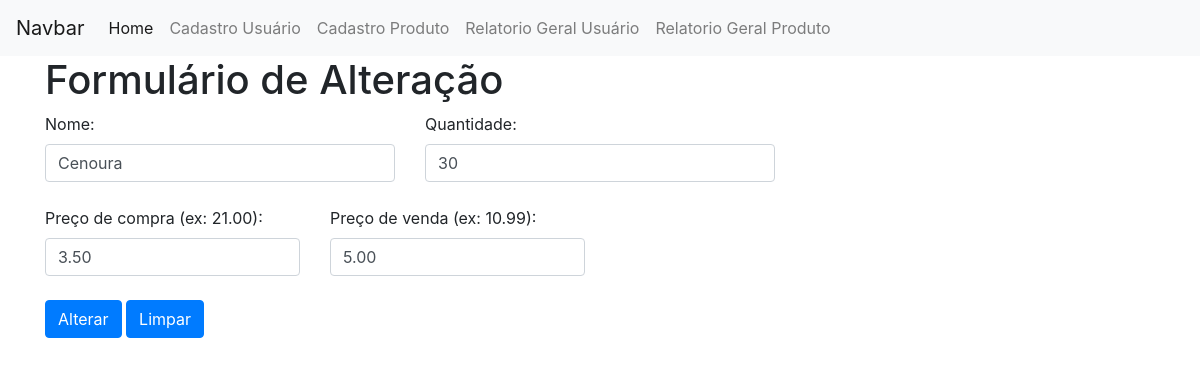
Page /view/alterarProduto.php?id=2 on the earlier database version.
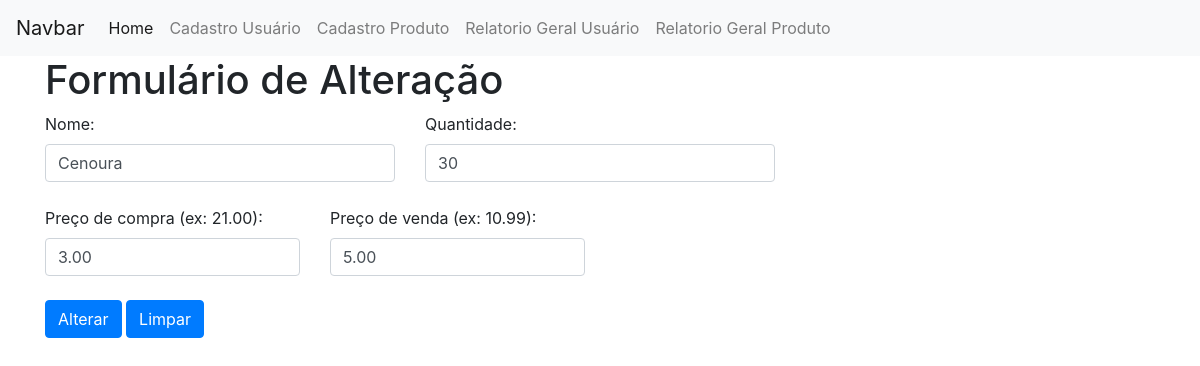
Same page on the later database version.
### tables this page shows
CREATE TABLE `produto` (
  `id` int(11) NOT NULL,
  `nomeProduto` varchar(150) NOT NULL,
  `qtd` int(11) NOT NULL,
  `precoCompra` decimal(10,2) NOT NULL,
  `precoVenda` decimal(10,2) NOT NULL,
  `dataCadastro` datetime NOT NULL,
  `dataAlteracao` timestamp NOT NULL DEFAULT current_timestamp() ON UPDATE current_timestamp(),
  `ativo` tinyint(4) NOT NULL
);

### model/Produto.php (called while the page is built, shortened)
<?php
class Produto
{
  private $conexao;
  function __construct()
  {
    include("Conexao.php");
    $conectar = new Conectar();
    $this->conexao = $conectar->conectar();
  }
  public function getConexao() {
    return $this->conexao;
  }
  public function relatorioUnico($id) {
    if ($this->getConexao()) {
      $query = "SELECT * FROM produto where id = " . $id;
      $busca = $this->conexao->query($query);
      $retornoBanco = array();
      while ($linha = $busca->fetch_assoc()) {
        $retornoBanco[] = $linha;
      }
      return $retornoBanco;
    } else {
      echo "Erro";
    }
  }
}

### model/Conexao.php (called while the page is built)
<?php
class Conectar
{
  private $host, $usuario, $senha, $database;
  private $conectar;
  function __construct(){
    $this->host = "localhost";
    $this->usuario = "root";
    $this->senha = "";
    $this->database = "unifamma";
  }
  public function conectar(){
    $this->conectar = new Mysqli($this->host,
                          $this->usuario,
                          $this->senha,
                          $this->database);
    return $this->getConectar();
  }
  public function getConectar(){
    return $this->conectar;
  }
}

### controller/relatorioProduto.php (called while the page is built)
<?php
  include ("../model/Produto.php");
  $objRelatorio = new Produto();
  if ($tipo=="produto"){
    $retorno = $objRelatorio->relatorioSimples();
    return $retorno;
  }elseif ($tipo=="unico") {
    $retorno = $objRelatorio->relatorioUnico($id);
    return $retorno;
  }
?>

### view/alterarProduto.php (the view, shortened to what the changed rows need)
<!DOCTYPE html>
<html lang="pt-br" dir="ltr">
  <head>
    <link rel="stylesheet" href="../bootstrap-4.1.3-dist/css/bootstrap.min.css">
  </head>
  <body>
    <div class="container">
      <h1>Formulário de Alteração</h1>
      <div class="row">
        <div class="col">
          <?php
          if ( !isset( $_GET ) || empty( $_GET ) ) {
          }else{
            if(empty($_GET["id"])){
              if ($_GET["mensagem"]){
                $mensagem = $_GET["mensagem"];
                if($mensagem=="sucesso"){
                  ?>
                  <div class="alert alert-success" role="alert">
                    Produto Alterado com sucesso!!!
                </div>
                <?php
                }elseif($mensagem=="erro") {
                ?>
                <div class="alert alert-danger" role="alert">
                  Ocorreu um erro ao alterar o Produto!!!
                </div>
                <?php
                }
              }
            }elseif(!empty($_GET["id"])){
            $id = $_GET["id"];
            $tipo = "unico";
            include("../controller/relatorioProduto.php");
            foreach ($retorno as $value){
              ?>
              <form action="../controller/alterarProdutos.php" method="post">
                <div class="row">
                  <div class="col-4">
                    <label for="nomeProduto">Nome:</label>
                    <input type="text" id="nomeProduto" name="nomeProduto" value='<?=$value["nomeProduto"];?>' class="form-control" placeholder="Nome do produto">
                  </div>
                  <div class="col-4">
                    <label for="qtd">Quantidade:</label>
                    <input type="number" id="qtd" name="qtd" value=<?=$value["qtd"];?> class="form-control" placeholder="Quantidade">
                  </div>
                </div>
                <div class="row">
                  <div class="col">
                  </div>
                </div>
                <div class="row">
                  <div class="col-3">
                    <label for="precoCompra">Preço de compra (ex: 21.00):</label>
                    <input type="floatval" id="precoCompra" name="precoCompra" value=<?=$value["precoCompra"];?> class="form-control" placeholder="Preço de compra">
                  </div>
                  <div class="col-3">
                    <label for="precoVenda">Preço de venda (ex: 10.99):</label>
                    <input type="floatval" id="precoVenda" name="precoVenda" value=<?=$value["precoVenda"];?> class="form-control" placeholder="Preço de venda">
                  </div>
                </div>
                <div class="row">
                  <div class="col">
                  </div>
                </div>
                <div class="row">
                  <div class="col-12">
                    <button type="submit" class="btn btn-primary">Alterar</button>
                    <button type="reset" class="btn btn-primary">Limpar</button>
                  </div>
                </div>
              </form>
            <?php
          }
        }
      }
 ?>  </div>
    </body>
    </html>

Differences in the rows shown:
changed produto "Cenoura": precoCompra "3.50" → "3.00"
